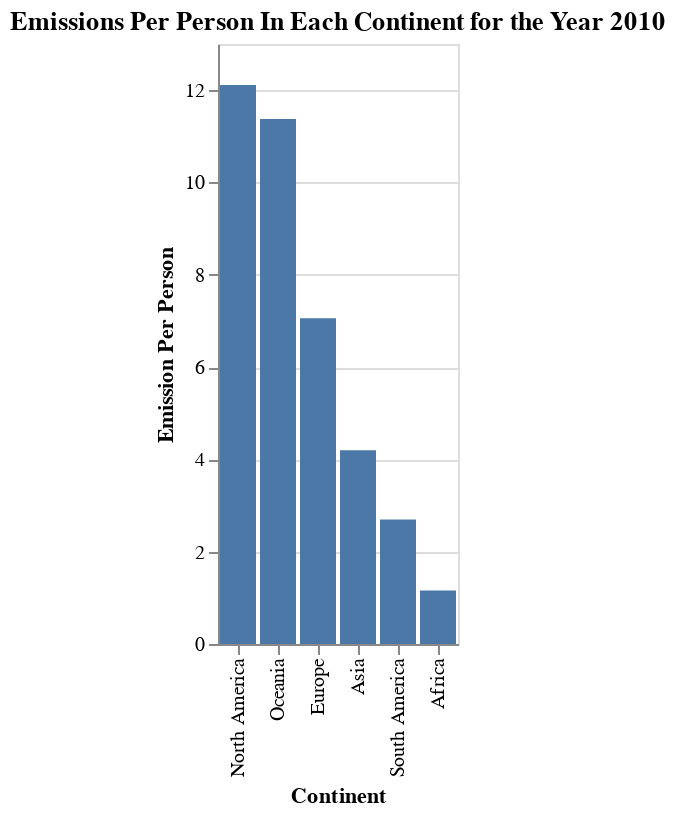

Here is the notebook cell this chart was saved with:
### Code cell
continent_emissions_pp_plot = alt.Chart(continent_emissions_pp).mark_bar().encode(
    x = alt.X(shorthand = 'Continent:N', sort = '-y', title = 'Continent'),
    y = alt.Y(shorthand = 'Emission_pp:Q', title = 'Emission Per Person')
).properties(title = 'Emissions Per Person In Each Continent for the Year 2010')

continent_emissions_pp_plot

### Figure 1 — Vega-Lite specification as saved in the notebook (floating-point values rounded to 4 significant figures)
{"config": {"view": {"continuousWidth": 400, "continuousHeight": 300}}, "data": {"name": "data-7d0337be821f1059de06f615ba09ab99"}, "mark": "bar", "encoding": {"x": {"field": "Continent", "sort": "-y", "title": "Continent", "type": "nominal"}, "y": {"field": "Emission_pp", "title": "Emission Per Person", "type": "quantitative"}}, "title": "Emissions Per Person In Each Continent for the Year 2010", "$schema": "https://vega.github.io/schema/vega-lite/v4.17.0.json", "datasets": {"data-7d0337be821f1059de06f615ba09ab99": [{"Continent": "Africa", "Population": 1028000000.0, "Quantity": 1191000000.0, "Emission_pp": 1.158}, {"Continent": "Asia", "Population": 4292000000.0, "Quantity": 18010000000.0, "Emission_pp": 4.195}, {"Continent": "Europe", "Population": 609600000.0, "Quantity": 4303000000.0, "Emission_pp": 7.059}, {"Continent": "North America", "Population": 536700000.0, "Quantity": 6502000000.0, "Emission_pp": 12.11}, {"Continent": "Oceania", "Population": 36070000.0, "Quantity": 410300000.0, "Emission_pp": 11.37}, {"Continent": "South America", "Population": 392500000.0, "Quantity": 1058000000.0, "Emission_pp": 2.695}]}}
